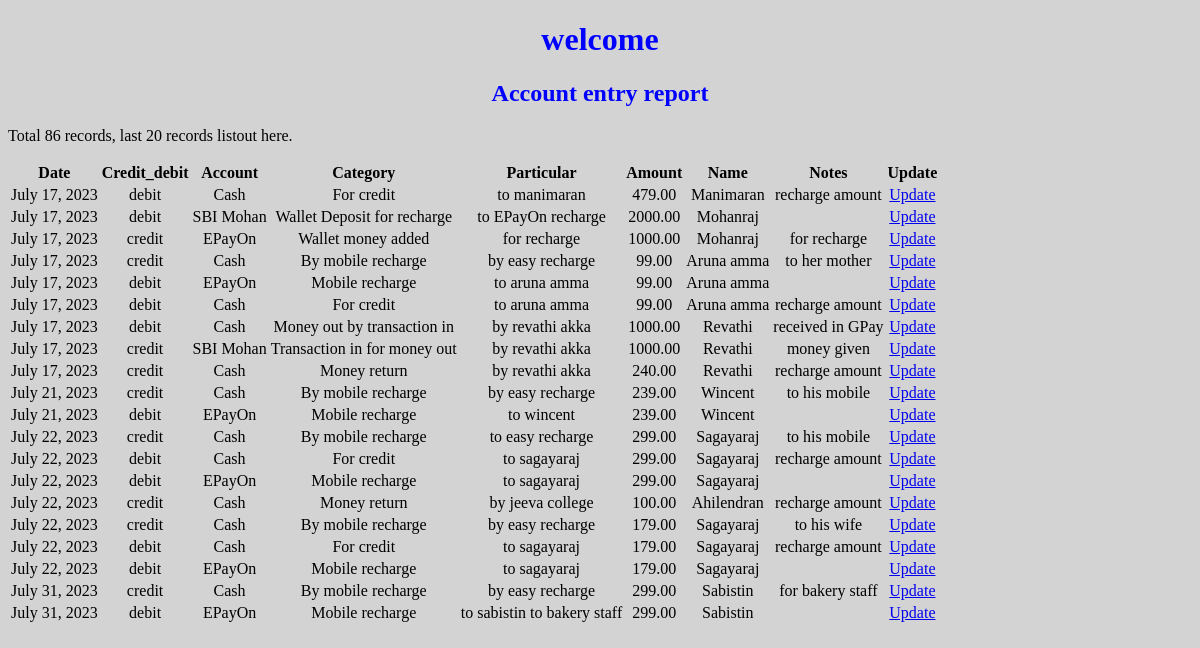
Page /account_entry_report/ on the committed database.
### account_entry/models.py (models this page shows)
class account_database(models.Model):
    date = models.DateField()
    credit_debit = models.CharField(max_length=50)
    category = models.CharField(max_length=200)
    account = models.CharField(max_length=200)
    particular = models.CharField(max_length=200)
    name = models.CharField(max_length=200)
    amount = models.DecimalField(max_digits=10, decimal_places=2,default=0)
    notes = models.CharField(max_length=200, blank=True)

### account_entry/views.py (the view)
# urls.py: path('account_entry_report/', views.account_entry_report),
def account_entry_report(request):
    count = 0
    account_listCount = account_database.objects.all().values()
    for coun in account_listCount:
        count = count + 1
    account_list = account_database.objects.all().order_by("date").values()[count-20:]
    context = {"account": account_list, "coun": count}
    return render(request, "accountEntryDatabase.html", context)

### account_entry/templates/accountEntryDatabase.html (shortened to what this page needs)
<!DOCTYPE html>
<html>
<head>
{% load static %}
<link rel="stylesheet" href="{% static 'mystyle.css' %}">
</head>
<body>
<h1>welcome</h1>
<h2>Account entry report</h2>
<p>Total {{ coun }} records, last 20 records listout here.</p>
<table>
<tr>
<th>Date</th>
<th>Credit_debit</th>
<th>Account</th>
<th>Category</th>
<th>Particular</th>
<th>Amount</th>
<th>Name</th>
<th>Notes</th>
<th>Update</th>
</tr>
{% for x in account %}
<tr>
<td>{{ x.date }}</td>
<td>{{ x.credit_debit }}</td>
<td>{{ x.account }}</td>
<td>{{ x.category }}</td>
<td>{{ x.particular }}</td>
<td>{{ x.amount }}</td>
<td>{{ x.name}}</td>
<td>{{ x.notes }}</td>
<td><a href="update_account_entry/{{ x.id }}">Update</a></td>
</tr>
{% endfor %}
</table>
</body>
</html>

### account_entry/static/mystyle.css (style rules this page uses)
body { background-color: lightgrey; }
h1, h2 { text-align: center; color: blue; }
p { color: black; }
table { border-width: 2pt; align-self: center; align-content: center; border: black; border: 1pt; }
th, td { text-align: center; vertical-align: middle; }

### rows in the picture
account_database: date "July 17, 2023", credit_debit "debit", account "Cash", category "For credit", particular "to manimaran", amount "479.00", name "Manimaran", notes "recharge amount"
account_database: date "July 17, 2023", credit_debit "debit", account "SBI Mohan", category "Wallet Deposit for recharge", particular "to EPayOn recharge", amount "2000.00", name "Mohanraj"
account_database: date "July 17, 2023", credit_debit "credit", account "EPayOn", category "Wallet money added", particular "for recharge", amount "1000.00", name "Mohanraj", notes "for recharge"
account_database: date "July 17, 2023", credit_debit "credit", account "Cash", category "By mobile recharge", particular "by easy recharge", amount "99.00", name "Aruna amma", notes "to her mother"
account_database: date "July 17, 2023", credit_debit "debit", account "EPayOn", category "Mobile recharge", particular "to aruna amma", amount "99.00", name "Aruna amma"
account_database: date "July 17, 2023", credit_debit "debit", account "Cash", category "For credit", particular "to aruna amma", amount "99.00", name "Aruna amma", notes "recharge amount"
account_database: date "July 17, 2023", credit_debit "debit", account "Cash", category "Money out by transaction in", particular "by revathi akka", amount "1000.00", name "Revathi", notes "received in GPay"
account_database: date "July 17, 2023", credit_debit "credit", account "SBI Mohan", category "Transaction in for money out", particular "by revathi akka", amount "1000.00", name "Revathi", notes "money given"
account_database: date "July 17, 2023", credit_debit "credit", account "Cash", category "Money return", particular "by revathi akka", amount "240.00", name "Revathi", notes "recharge amount"
account_database: date "July 21, 2023", credit_debit "credit", account "Cash", category "By mobile recharge", particular "by easy recharge", amount "239.00", name "Wincent", notes "to his mobile"
account_database: date "July 21, 2023", credit_debit "debit", account "EPayOn", category "Mobile recharge", particular "to wincent", amount "239.00", name "Wincent"
account_database: date "July 22, 2023", credit_debit "credit", account "Cash", category "By mobile recharge", particular "to easy recharge", amount "299.00", name "Sagayaraj", notes "to his mobile"
account_database: date "July 22, 2023", credit_debit "debit", account "Cash", category "For credit", particular "to sagayaraj", amount "299.00", name "Sagayaraj", notes "recharge amount"
account_database: date "July 22, 2023", credit_debit "debit", account "EPayOn", category "Mobile recharge", particular "to sagayaraj", amount "299.00", name "Sagayaraj"
account_database: date "July 22, 2023", credit_debit "credit", account "Cash", category "Money return", particular "by jeeva college", amount "100.00", name "Ahilendran", notes "recharge amount"
account_database: date "July 22, 2023", credit_debit "credit", account "Cash", category "By mobile recharge", particular "by easy recharge", amount "179.00", name "Sagayaraj", notes "to his wife"
account_database: date "July 22, 2023", credit_debit "debit", account "Cash", category "For credit", particular "to sagayaraj", amount "179.00", name "Sagayaraj", notes "recharge amount"
account_database: date "July 22, 2023", credit_debit "debit", account "EPayOn", category "Mobile recharge", particular "to sagayaraj", amount "179.00", name "Sagayaraj"
account_database: date "July 31, 2023", credit_debit "credit", account "Cash", category "By mobile recharge", particular "by easy recharge", amount "299.00", name "Sabistin", notes "for bakery staff"
account_database: date "July 31, 2023", credit_debit "debit", account "EPayOn", category "Mobile recharge", particular "to sabistin to bakery staff", amount "299.00", name "Sabistin"

### other values in the picture
{{ coun }} "86"
